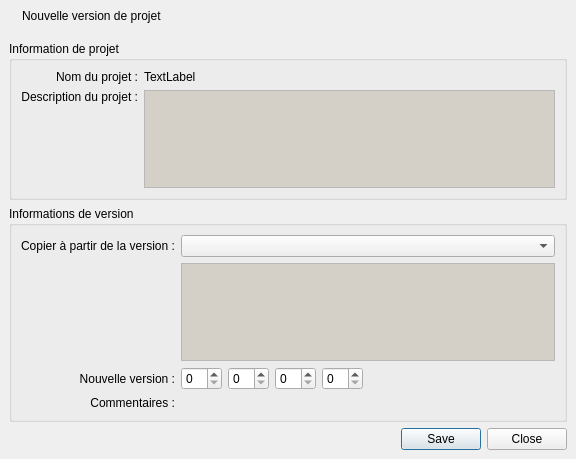
<?xml version="1.0" encoding="UTF-8"?>
<ui version="4.0">
 <class>Form_New_Version</class>
 <widget class="QDialog" name="Form_New_Version">
  <property name="windowModality">
   <enum>Qt::ApplicationModal</enum>
  </property>
  <property name="geometry">
   <rect>
    <x>0</x>
    <y>0</y>
    <width>576</width>
    <height>459</height>
   </rect>
  </property>
  <property name="windowTitle">
   <string>Nouvelle version</string>
  </property>
  <property name="modal">
   <bool>true</bool>
  </property>
  <layout class="QGridLayout" name="gridLayout">
   <property name="margin">
    <number>0</number>
   </property>
   <property name="spacing">
    <number>0</number>
   </property>
   <item row="0" column="0">
    <widget class="QWidget" name="project_widget_title" native="true">
     <layout class="QGridLayout" name="gridLayout_6">
      <item row="0" column="0">
       <layout class="QHBoxLayout" name="horizontalLayout">
        <item>
         <widget class="QLabel" name="label">
          <property name="pixmap">
           <pixmap resource="../../resources.qrc">:/images/48x48/box.png</pixmap>
          </property>
         </widget>
        </item>
        <item>
         <widget class="QLabel" name="title">
          <property name="sizePolicy">
           <sizepolicy hsizetype="Expanding" vsizetype="Preferred">
            <horstretch>0</horstretch>
            <verstretch>0</verstretch>
           </sizepolicy>
          </property>
          <property name="text">
           <string>Nouvelle version de projet</string>
          </property>
         </widget>
        </item>
       </layout>
      </item>
     </layout>
    </widget>
   </item>
   <item row="1" column="0">
    <widget class="QWidget" name="widget_content" native="true">
     <layout class="QGridLayout" name="gridLayout_7">
      <item row="0" column="0">
       <widget class="QGroupBox" name="groupBox">
        <property name="title">
         <string>Information de projet</string>
        </property>
        <layout class="QGridLayout" name="gridLayout_5">
         <item row="0" column="0">
          <layout class="QGridLayout" name="gridLayout_3">
           <item row="0" column="0">
            <widget class="QLabel" name="label_5">
             <property name="text">
              <string>Nom du projet :</string>
             </property>
             <property name="alignment">
              <set>Qt::AlignRight|Qt::AlignTrailing|Qt::AlignVCenter</set>
             </property>
            </widget>
           </item>
           <item row="1" column="1">
            <widget class="QTextEdit" name="project_description">
             <property name="palette">
              <palette>
               <active>
                <colorrole role="Base">
                 <brush brushstyle="SolidPattern">
                  <color alpha="255">
                   <red>212</red>
                   <green>208</green>
                   <blue>200</blue>
                  </color>
                 </brush>
                </colorrole>
               </active>
               <inactive>
                <colorrole role="Base">
                 <brush brushstyle="SolidPattern">
                  <color alpha="255">
                   <red>212</red>
                   <green>208</green>
                   <blue>200</blue>
                  </color>
                 </brush>
                </colorrole>
               </inactive>
               <disabled>
                <colorrole role="Base">
                 <brush brushstyle="SolidPattern">
                  <color alpha="255">
                   <red>212</red>
                   <green>208</green>
                   <blue>200</blue>
                  </color>
                 </brush>
                </colorrole>
               </disabled>
              </palette>
             </property>
             <property name="readOnly">
              <bool>true</bool>
             </property>
            </widget>
           </item>
           <item row="1" column="0">
            <widget class="QLabel" name="label_7">
             <property name="text">
              <string>Description du projet :</string>
             </property>
             <property name="alignment">
              <set>Qt::AlignRight|Qt::AlignTop|Qt::AlignTrailing</set>
             </property>
             <property name="buddy">
              <cstring>project_description</cstring>
             </property>
            </widget>
           </item>
           <item row="0" column="1">
            <widget class="QLabel" name="project_name">
             <property name="text">
              <string>TextLabel</string>
             </property>
            </widget>
           </item>
          </layout>
         </item>
        </layout>
       </widget>
      </item>
      <item row="1" column="0">
       <widget class="QGroupBox" name="groupBox_2">
        <property name="title">
         <string>Informations de version</string>
        </property>
        <layout class="QGridLayout" name="gridLayout_4">
         <item row="0" column="0">
          <layout class="QGridLayout" name="gridLayout_2">
           <item row="3" column="1">
            <layout class="QHBoxLayout" name="horizontalLayout_2">
             <item>
              <widget class="QSpinBox" name="major_version_number"/>
             </item>
             <item>
              <widget class="QSpinBox" name="medium_version_number"/>
             </item>
             <item>
              <widget class="QSpinBox" name="minor_version_number"/>
             </item>
             <item>
              <widget class="QSpinBox" name="maintenance_version_number"/>
             </item>
             <item>
              <spacer name="horizontalSpacer_2">
               <property name="orientation">
                <enum>Qt::Horizontal</enum>
               </property>
               <property name="sizeHint" stdset="0">
                <size>
                 <width>40</width>
                 <height>20</height>
                </size>
               </property>
              </spacer>
             </item>
            </layout>
           </item>
           <item row="2" column="1">
            <widget class="QTextEdit" name="project_src_version_info">
             <property name="palette">
              <palette>
               <active>
                <colorrole role="Base">
                 <brush brushstyle="SolidPattern">
                  <color alpha="255">
                   <red>212</red>
                   <green>208</green>
                   <blue>200</blue>
                  </color>
                 </brush>
                </colorrole>
               </active>
               <inactive>
                <colorrole role="Base">
                 <brush brushstyle="SolidPattern">
                  <color alpha="255">
                   <red>212</red>
                   <green>208</green>
                   <blue>200</blue>
                  </color>
                 </brush>
                </colorrole>
               </inactive>
               <disabled>
                <colorrole role="Base">
                 <brush brushstyle="SolidPattern">
                  <color alpha="255">
                   <red>212</red>
                   <green>208</green>
                   <blue>200</blue>
                  </color>
                 </brush>
                </colorrole>
               </disabled>
              </palette>
             </property>
             <property name="readOnly">
              <bool>true</bool>
             </property>
            </widget>
           </item>
           <item row="0" column="0">
            <widget class="QLabel" name="label_9">
             <property name="text">
              <string>Copier à partir de la version :</string>
             </property>
             <property name="buddy">
              <cstring>projects_versions_list</cstring>
             </property>
            </widget>
           </item>
           <item row="3" column="0">
            <widget class="QLabel" name="label_6">
             <property name="text">
              <string>Nouvelle version :</string>
             </property>
             <property name="alignment">
              <set>Qt::AlignRight|Qt::AlignTrailing|Qt::AlignVCenter</set>
             </property>
             <property name="buddy">
              <cstring>major_version_number</cstring>
             </property>
            </widget>
           </item>
           <item row="4" column="0">
            <widget class="QLabel" name="label_8">
             <property name="text">
              <string>Commentaires :</string>
             </property>
             <property name="alignment">
              <set>Qt::AlignRight|Qt::AlignTop|Qt::AlignTrailing</set>
             </property>
            </widget>
           </item>
           <item row="4" column="1">
            <widget class="RecordTextEditWidget" name="project_version_info" native="true">
             <property name="sizePolicy">
              <sizepolicy hsizetype="Expanding" vsizetype="Expanding">
               <horstretch>0</horstretch>
               <verstretch>0</verstretch>
              </sizepolicy>
             </property>
            </widget>
           </item>
           <item row="0" column="1">
            <widget class="QComboBox" name="projects_versions_list"/>
           </item>
          </layout>
         </item>
        </layout>
       </widget>
      </item>
      <item row="2" column="0">
       <widget class="QDialogButtonBox" name="buttonBox">
        <property name="standardButtons">
         <set>QDialogButtonBox::Close|QDialogButtonBox::Save</set>
        </property>
       </widget>
      </item>
     </layout>
    </widget>
   </item>
  </layout>
 </widget>
 <customwidgets>
  <customwidget>
   <class>RecordTextEditWidget</class>
   <extends>QWidget</extends>
   <header>gui/components/record_text_edit_widget.h</header>
   <container>1</container>
  </customwidget>
 </customwidgets>
 <tabstops>
  <tabstop>project_description</tabstop>
  <tabstop>projects_versions_list</tabstop>
  <tabstop>project_src_version_info</tabstop>
  <tabstop>major_version_number</tabstop>
  <tabstop>medium_version_number</tabstop>
  <tabstop>minor_version_number</tabstop>
  <tabstop>maintenance_version_number</tabstop>
  <tabstop>buttonBox</tabstop>
 </tabstops>
 <resources>
  <include location="../../resources.qrc"/>
  <include location="../../resources.qrc"/>
 </resources>
 <connections/>
</ui>
